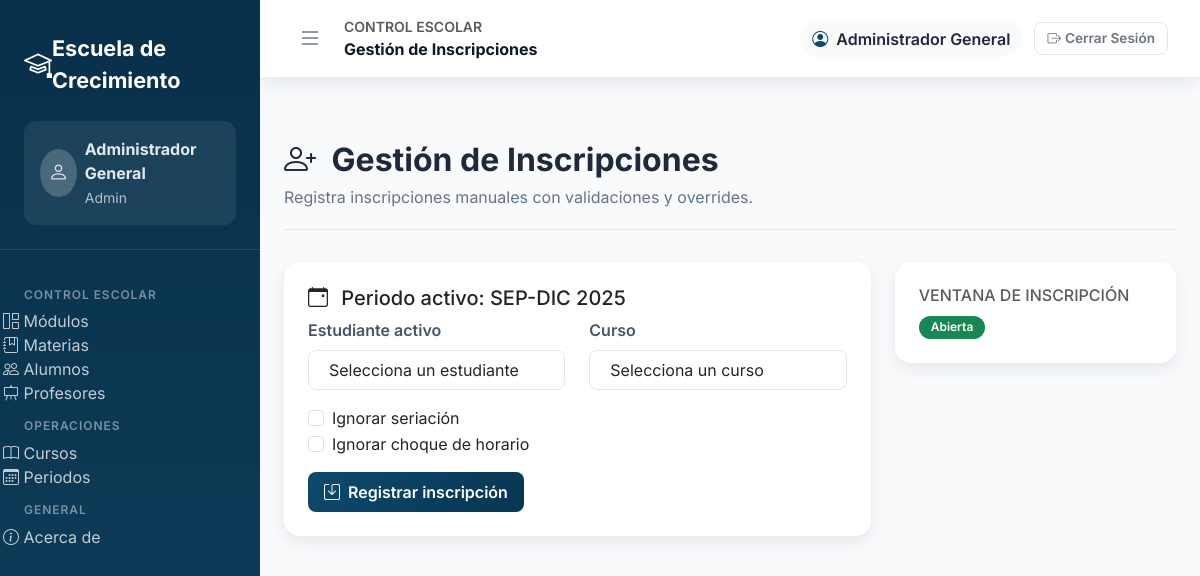
Page /enrollments (signed in) on the earlier database version.
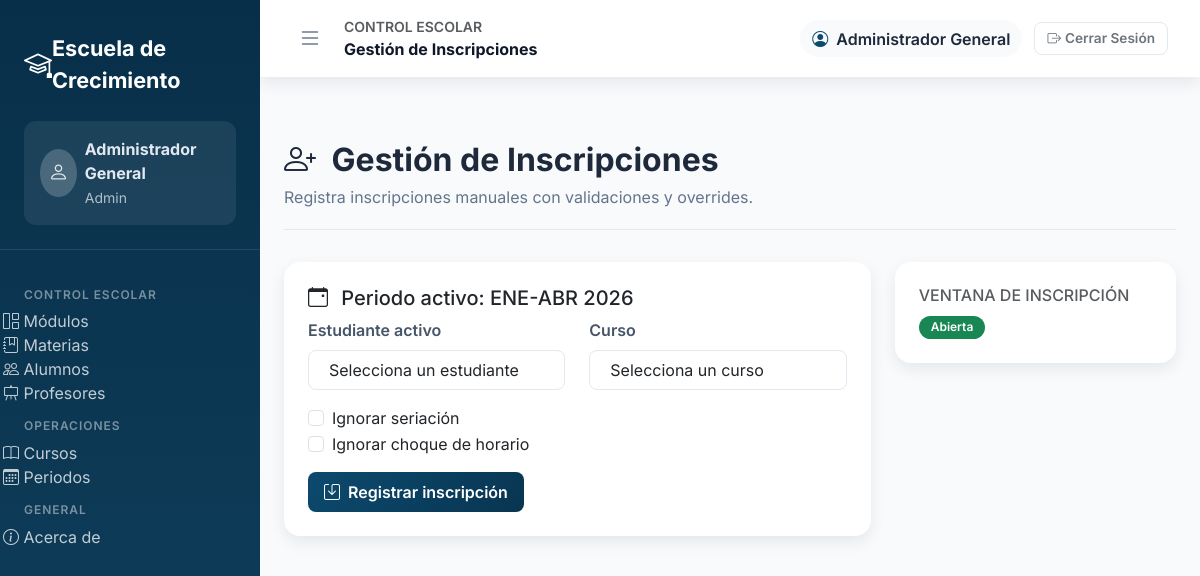
Same page on the later database version.
### tables this page shows
CREATE TABLE `terms` (
  `id` int(10) UNSIGNED NOT NULL,
  `code` varchar(30) NOT NULL,
  `name` varchar(120) NOT NULL,
  `start_date` date DEFAULT NULL,
  `inscriptions_start` date NOT NULL,
  `inscriptions_end` date NOT NULL,
  `term_start` date NOT NULL,
  `term_end` date NOT NULL,
  `status` enum('draft','active','closed') NOT NULL DEFAULT 'draft',
  `created_at` timestamp NOT NULL DEFAULT CURRENT_TIMESTAMP,
  `updated_at` timestamp NOT NULL DEFAULT CURRENT_TIMESTAMP ON UPDATE CURRENT_TIMESTAMP,
  `enrollment_start` date DEFAULT NULL,
  `enrollment_end` date DEFAULT NULL
);

### src/UI/Views/enrollments/admin.php (the view, shortened to what this page needs)
<?php
$basePath = rtrim($basePath ?? '', '/');
$activePeriodName = $activePeriod['name'] ?? 'Sin periodo activo';
?>
<div class="container-xxl app-content">
    <div class="page-header">
        <div>
            <h1 class="page-title"><i class="bi bi-person-plus me-2"></i> Gestión de Inscripciones</h1>
            <p class="page-subtitle">Registra inscripciones manuales con validaciones y overrides.</p>
        </div>
    </div>
    <div class="row mb-4">
        <div class="col-lg-8">
            <div class="card">
                <div class="card-body">
                    <h5 class="card-title"><i class="bi bi-calendar-event me-2"></i> Periodo activo: <?= htmlspecialchars($activePeriodName) ?></h5>
                    <?php if (!$activePeriod): ?>
                        <p class="text-muted">No hay un periodo académico activo.</p>
                    <?php elseif (empty($adminCourses)): ?>
                        <p class="text-muted">No hay cursos visibles disponibles.</p>
                    <?php else: ?>
                        <form method="POST" action="<?= htmlspecialchars($basePath . '/enrollments') ?>">
                            <div class="row">
                                <div class="col-md-6 mb-3">
                                    <label for="studentId" class="form-label">Estudiante activo</label>
                                </div>
                                <div class="col-md-6 mb-3">
                                    <label for="courseId" class="form-label">Curso</label>
                                </div>
                            </div>
                            <div class="form-check">
                                <input class="form-check-input" type="checkbox" id="overrideSeriation" name="override_seriation" value="1">
                                <label class="form-check-label" for="overrideSeriation">
                                    Ignorar seriación
                                </label>
                            </div>
                            <div class="form-check mb-3">
                                <input class="form-check-input" type="checkbox" id="overrideSchedule" name="override_schedule" value="1">
                                <label class="form-check-label" for="overrideSchedule">
                                    Ignorar choque de horario
                                </label>
                            </div>
                            <button class="btn btn-primary" type="submit">
                                <i class="bi bi-save me-1"></i> Registrar inscripción
                            </button>
                        </form>
                    <?php endif; ?>
                </div>
            </div>
        </div>
        <div class="col-lg-4">
            <div class="card">
                <div class="card-body">
                    <h6 class="text-uppercase text-muted">Ventana de inscripción</h6>
                    <?php if (!$activePeriod): ?>
                        <p class="text-muted">Sin periodo activo.</p>
                    <?php elseif ($enrollmentWindowOpen): ?>
                        <span class="badge bg-success">Abierta</span>
                    <?php else: ?>
                        <span class="badge bg-danger">Cerrada</span>
                    <?php endif; ?>
                </div>
            </div>
        </div>
    </div>
</div>

Differences in the rows shown:
no longer on this page (row edited): terms: name "SEP-DIC 2025"
added terms: name "ENE-ABR 2026"
